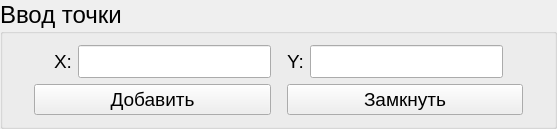
    <widget class="QGroupBox" name="groupBox">
     <property name="font">
      <font>
       <pointsize>18</pointsize>
      </font>
     </property>
     <property name="title">
      <string>Ввод точки</string>
     </property>
     <layout class="QVBoxLayout" name="verticalLayout">
      <item>
       <layout class="QHBoxLayout" name="horizontalLayout_4">
        <item>
         <spacer name="horizontalSpacer">
          <property name="orientation">
           <enum>Qt::Horizontal</enum>
          </property>
          <property name="sizeType">
           <enum>QSizePolicy::Fixed</enum>
          </property>
          <property name="sizeHint" stdset="0">
           <size>
            <width>40</width>
            <height>20</height>
           </size>
          </property>
         </spacer>
        </item>
        <item>
         <layout class="QHBoxLayout" name="horizontalLayout_2">
          <item>
           <widget class="QLabel" name="label">
            <property name="sizePolicy">
             <sizepolicy hsizetype="Fixed" vsizetype="Preferred">
              <horstretch>0</horstretch>
              <verstretch>0</verstretch>
             </sizepolicy>
            </property>
            <property name="font">
             <font>
              <pointsize>14</pointsize>
             </font>
            </property>
            <property name="text">
             <string>X:</string>
            </property>
           </widget>
          </item>
          <item>
           <widget class="QLineEdit" name="lineEditX">
            <property name="font">
             <font>
              <pointsize>16</pointsize>
             </font>
            </property>
           </widget>
          </item>
         </layout>
        </item>
        <item>
         <spacer name="horizontalSpacer_2">
          <property name="orientation">
           <enum>Qt::Horizontal</enum>
          </property>
          <property name="sizeType">
           <enum>QSizePolicy::Fixed</enum>
          </property>
          <property name="sizeHint" stdset="0">
           <size>
            <width>10</width>
            <height>20</height>
           </size>
          </property>
         </spacer>
        </item>
        <item>
         <layout class="QHBoxLayout" name="horizontalLayout">
          <item>
           <widget class="QLabel" name="label_2">
            <property name="sizePolicy">
             <sizepolicy hsizetype="Fixed" vsizetype="Preferred">
              <horstretch>0</horstretch>
              <verstretch>0</verstretch>
             </sizepolicy>
            </property>
            <property name="font">
             <font>
              <pointsize>14</pointsize>
             </font>
            </property>
            <property name="text">
             <string>Y:</string>
            </property>
           </widget>
          </item>
          <item>
           <widget class="QLineEdit" name="lineEditY">
            <property name="font">
             <font>
              <pointsize>16</pointsize>
             </font>
            </property>
           </widget>
          </item>
         </layout>
        </item>
        <item>
         <spacer name="horizontalSpacer_3">
          <property name="orientation">
           <enum>Qt::Horizontal</enum>
          </property>
          <property name="sizeType">
           <enum>QSizePolicy::Fixed</enum>
          </property>
          <property name="sizeHint" stdset="0">
           <size>
            <width>40</width>
            <height>20</height>
           </size>
          </property>
         </spacer>
        </item>
       </layout>
      </item>
      <item>
       <layout class="QHBoxLayout" name="horizontalLayout_3">
        <item>
         <spacer name="horizontalSpacer_5">
          <property name="orientation">
           <enum>Qt::Horizontal</enum>
          </property>
          <property name="sizeType">
           <enum>QSizePolicy::Fixed</enum>
          </property>
          <property name="sizeHint" stdset="0">
           <size>
            <width>20</width>
            <height>20</height>
           </size>
          </property>
         </spacer>
        </item>
        <item>
         <widget class="QPushButton" name="addPointButton">
          <property name="font">
           <font>
            <pointsize>14</pointsize>
           </font>
          </property>
          <property name="text">
           <string>Добавить</string>
          </property>
         </widget>
        </item>
        <item>
         <spacer name="horizontalSpacer_4">
          <property name="orientation">
           <enum>Qt::Horizontal</enum>
          </property>
          <property name="sizeType">
           <enum>QSizePolicy::Fixed</enum>
          </property>
          <property name="sizeHint" stdset="0">
           <size>
            <width>10</width>
            <height>20</height>
           </size>
          </property>
         </spacer>
        </item>
        <item>
         <widget class="QPushButton" name="finishFigureButton">
          <property name="font">
           <font>
            <pointsize>14</pointsize>
           </font>
          </property>
          <property name="text">
           <string>Замкнуть</string>
          </property>
         </widget>
        </item>
        <item>
         <spacer name="horizontalSpacer_27">
          <property name="orientation">
           <enum>Qt::Horizontal</enum>
          </property>
          <property name="sizeType">
           <enum>QSizePolicy::Fixed</enum>
          </property>
          <property name="sizeHint" stdset="0">
           <size>
            <width>20</width>
            <height>20</height>
           </size>
          </property>
         </spacer>
        </item>
       </layout>
      </item>
     </layout>
    </widget>
